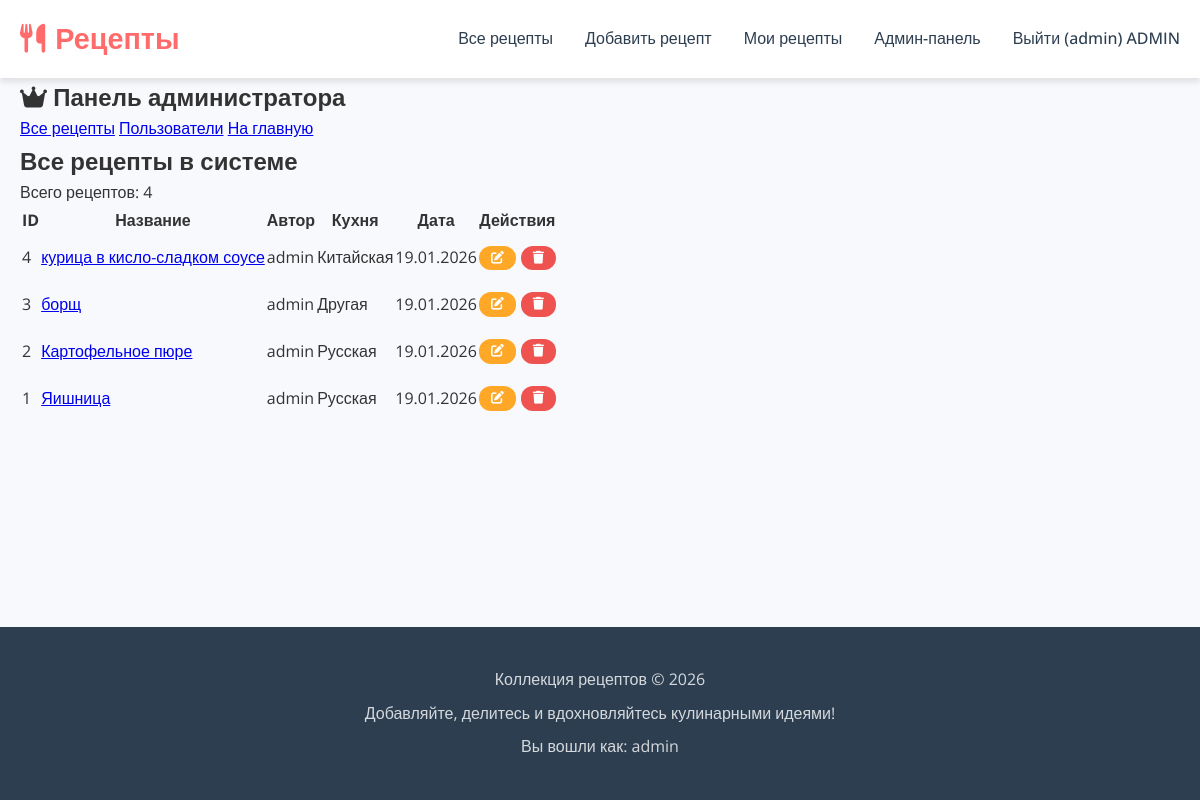
Page /admin/recipes (signed in) on the committed database.
### app.py (models this page shows, shortened)
class User(UserMixin, db.Model):
    id = db.Column(db.Integer, primary_key=True)
    username = db.Column(db.String(80), unique=True, nullable=False)
    email = db.Column(db.String(120), unique=True, nullable=False)
    password_hash = db.Column(db.String(128))
    is_admin = db.Column(db.Boolean, default=False)
    created_at = db.Column(db.DateTime, default=datetime.utcnow)
    recipes = db.relationship('Recipe', backref='author', lazy=True)

class Recipe(db.Model):
    id = db.Column(db.Integer, primary_key=True)
    title = db.Column(db.String(200), nullable=False)
    cuisine = db.Column(db.String(100), nullable=False)
    prep_time = db.Column(db.String(50), nullable=False)
    description = db.Column(db.Text, nullable=False)
    ingredients = db.Column(db.Text, nullable=False)
    instructions = db.Column(db.Text, nullable=False)
    images = db.Column(db.Text, default='')  # Храним пути к изображениям через запятую
    created_at = db.Column(db.DateTime, default=datetime.utcnow)
    updated_at = db.Column(db.DateTime, default=datetime.utcnow, onupdate=datetime.utcnow)
    user_id = db.Column(db.Integer, db.ForeignKey('user.id'), nullable=False)

### app.py (the view)
    def decorated_function(*args, **kwargs):
        if not current_user.is_authenticated or not current_user.is_admin:
            abort(403)
        return f(*args, **kwargs)

### app.py (called while the page is built)
@login_manager.user_loader
def load_user(user_id):
    return User.query.get(int(user_id))

def admin_required(f):
    def decorated_function(*args, **kwargs):
        if not current_user.is_authenticated or not current_user.is_admin:
            abort(403)
        return f(*args, **kwargs)
    decorated_function.__name__ = f.__name__
    return decorated_function

@app.route('/admin/recipes')
@login_required
@admin_required
def admin_all_recipes():
    recipes = Recipe.query.order_by(Recipe.created_at.desc()).all()
    return render_template('admin_recipes.html', recipes=recipes)

### templates/admin_recipes.html
{% extends "base.html" %}
{% block content %}
<div class="admin-panel">
    <h2><i class="fas fa-crown"></i> Панель администратора</h2>
    <div class="admin-links">
        <a href="{{ url_for('admin_all_recipes') }}" class="admin-link">Все рецепты</a>
        <a href="{{ url_for('admin_users') }}" class="admin-link">Пользователи</a>
        <a href="{{ url_for('index') }}" class="admin-link">На главную</a>
    </div>
</div>
<h2>Все рецепты в системе</h2>
<p>Всего рецептов: {{ recipes|length }}</p>
{% if recipes %}
<table class="admin-table">
    <thead>
        <tr>
            <th>ID</th>
            <th>Название</th>
            <th>Автор</th>
            <th>Кухня</th>
            <th>Дата</th>
            <th>Действия</th>
        </tr>
    </thead>
    <tbody>
        {% for recipe in recipes %}
        <tr>
            <td>{{ recipe.id }}</td>
            <td><a href="{{ url_for('recipe_detail', recipe_id=recipe.id) }}">{{ recipe.title }}</a></td>
            <td>{{ recipe.author.username }}</td>
            <td>{{ recipe.cuisine }}</td>
            <td>{{ recipe.created_at.strftime('%d.%m.%Y') }}</td>
            <td>
                <div style="display: flex; gap: 5px;">
                    <a href="{{ url_for('edit_recipe', recipe_id=recipe.id) }}" class="btn btn-edit btn-small">
                        <i class="fas fa-edit"></i>
                    </a>
                    <form action="{{ url_for('delete_recipe', recipe_id=recipe.id) }}" method="POST" class="delete-form">
                        <button type="submit" class="btn btn-delete btn-small"
                                onclick="return confirm('Удалить рецепт «{{ recipe.title }}»?')">
                            <i class="fas fa-trash"></i>
                        </button>
                    </form>
                </div>
            </td>
        </tr>
        {% endfor %}
    </tbody>
</table>
{% else %}
<div class="no-recipes">
    <i class="fas fa-book-open"></i>
    <h3>Пока нет рецептов</h3>
</div>
{% endif %}
{% endblock %}

### templates/base.html (shortened to what this page needs)
<!DOCTYPE html>
<html lang="ru">
<head>
    <link rel="stylesheet" href="{{ url_for('static', filename='css/style.css') }}">
    <link rel="stylesheet" href="https://cdnjs.cloudflare.com/ajax/libs/font-awesome/6.4.0/css/all.min.css">
</head>
<body>
    <nav class="navbar">
        <div class="main-container">
            <a href="{{ url_for('index') }}" class="logo">
                <i class="fas fa-utensils"></i> Рецепты
            </a>
            <div class="nav-links">
                <a href="{{ url_for('index') }}">Все рецепты</a>
                <a href="{{ url_for('add_recipe') }}">Добавить рецепт</a>
                {% if current_user.is_authenticated %}
                    <a href="{{ url_for('my_recipes') }}">Мои рецепты</a>
                    {% if current_user.is_admin %}
                        <a href="{{ url_for('admin_all_recipes') }}">Админ-панель</a>
                    {% endif %}
                    <a href="{{ url_for('logout') }}">
                        Выйти ({{ current_user.username }})
                        {% if current_user.is_admin %}<span class="admin-badge">ADMIN</span>{% endif %}
                    </a>
                {% else %}
                    <a href="{{ url_for('login') }}">Войти</a>
                    <a href="{{ url_for('register') }}">Регистрация</a>
                {% endif %}
            </div>
        </div>
    </nav>
    <div class="main-container">
        {% block content %}{% endblock %}
    </div>
    <footer>
        <div class="main-container">
            <p>Коллекция рецептов © 2026</p>
            <p>Добавляйте, делитесь и вдохновляйтесь кулинарными идеями!</p>
            {% if current_user.is_authenticated %}
                <p>Вы вошли как: {{ current_user.username }}</p>
            {% endif %}
        </div>
    </footer>
</body>
</html>

### static/css/style.css (style rules this page uses)
:root { --primary-color: #FF6B6B; --secondary-color: #4ECDC4; --dark-color: #2C3E50; --light-color: #F7F9FC; --text-color: #333; --border-radius: 12px; --shadow: 0 4px 6px rgba(0, 0, 0, 0.1); }
* { margin: 0; padding: 0; box-sizing: border-box; }
html, body { height: 100%; }
body { font-family: 'Open Sans', sans-serif; color: var(--text-color); background-color: var(--light-color); line-height: 1.6; display: flex; flex-direction: column; min-height: 100vh; }
.main-container { max-width: 1200px; margin: 0 auto; padding: 0 20px; flex: 1; width: 100%; }
.navbar { background-color: white; box-shadow: var(--shadow); padding: 1rem 0; position: sticky; top: 0; z-index: 1000; }
.navbar .main-container { display: flex; justify-content: space-between; align-items: center; }
.logo { font-family: 'Montserrat', sans-serif; font-size: 1.8rem; font-weight: 700; color: var(--primary-color); text-decoration: none; display: flex; align-items: center; gap: 10px; }
.nav-links { display: flex; gap: 2rem; align-items: center; }
.nav-links a { color: var(--dark-color); text-decoration: none; font-weight: 500; transition: all 0.3s ease; }
.btn { padding: 10px 20px; border-radius: var(--border-radius); border: none; font-weight: 600; cursor: pointer; text-decoration: none; display: inline-flex; align-items: center; gap: 8px; transition: all 0.3s ease; font-size: 1rem; }
.btn-small { padding: 6px 12px; font-size: 0.8rem; }
.btn-edit { background-color: #ffa726; color: white; margin: 10px 0 10px 0; }
.btn-delete { background-color: #ef5350; color: white; margin: 10px 0 10px 0; }
footer { background-color: var(--dark-color); color: white; text-align: center; padding: 2rem 0; margin-top: auto; width: 100%; }
footer .main-container { max-width: 1200px; margin: 0 auto; padding: 0 20px; }
footer p { margin: 0.5rem 0; opacity: 0.8; }

### rows in the picture
User: username "admin"
Recipe: id "4", title "курица в кисло-сладком соусе", author.username "admin", cuisine "Китайская", created_at "19.01.2026"
Recipe: id "3", title "борщ", author.username "admin", cuisine "Другая", created_at "19.01.2026"
Recipe: id "2", title "Картофельное пюре", author.username "admin", cuisine "Русская", created_at "19.01.2026"
Recipe: id "1", title "Яишница", author.username "admin", cuisine "Русская", created_at "19.01.2026"

### other values in the picture
{{ recipes|length }} "4"
